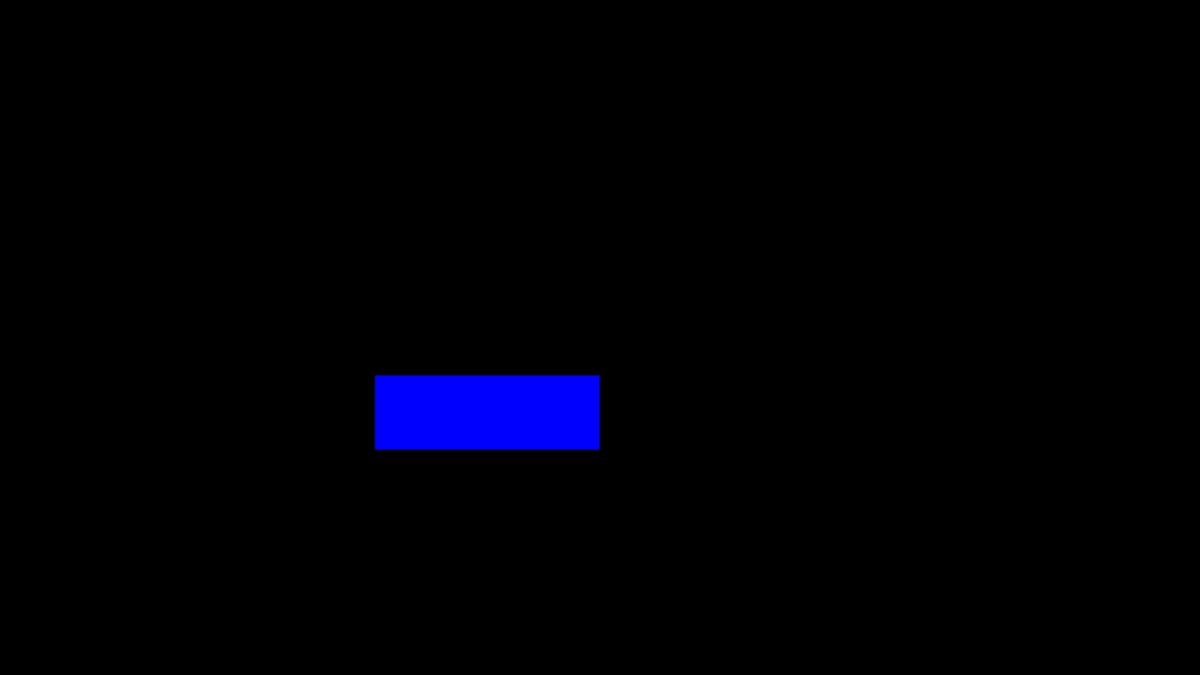
Frame 1 (no input)
Frame 60 (no input): identical to frame 1, image omitted
Frame 120 (the mouse pressed at the canvas centre since frame 60): identical to frame 1, image omitted

The p5.js sketch that drew this single still picture (run headless with seeded random() and noise() and a simulated clock; from frame 60 on, the mouse is pressed at the canvas centre):

// p5.js sketch
// ── sketch.js
function setup() {
  createCanvas(1600, 900);
}

function draw() {
  background(0);
  fill(0, 0, 255);
  rect(500, 500, 300, 100);
}
